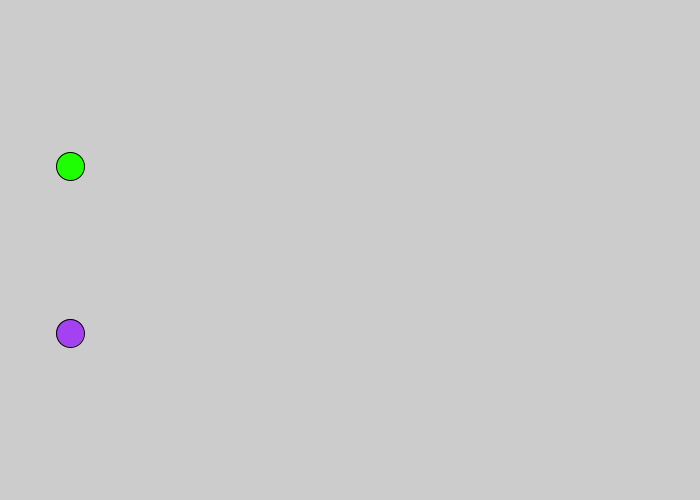
Frame 1 (no input)
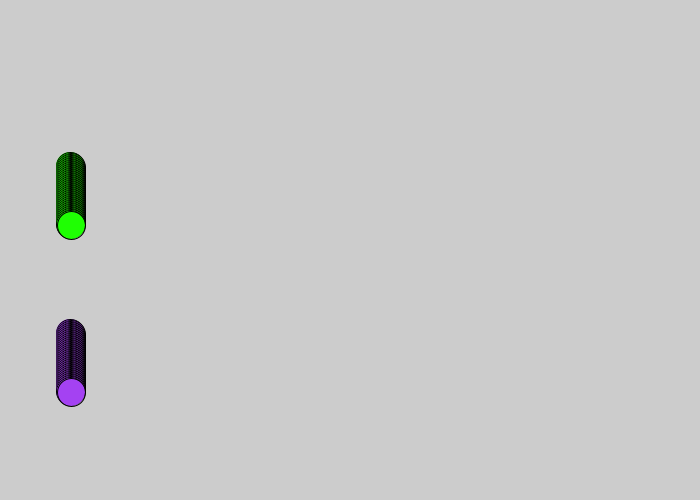
Frame 60 (the mouse pressed at the canvas centre just before this capture)
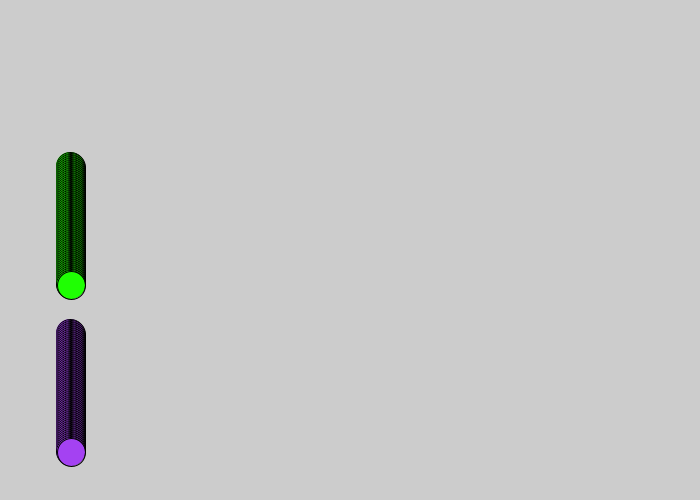
Frame 120 (the mouse held since frame 60 and released just before this capture)

The Processing sketch that drew these frames (run headless with seeded random() and noise(); from frame 60 on, the mouse is pressed at the canvas centre):

// Processing sketch: Pong
// ── Pong.pde
//Global Variables
Ball myBall;
Ball yourBall;
//
void setup()
{
  size(700, 500); //fullScreen(); displayWidth, displayHeight
  //ScreenSizeChecker() for Landscape, Portrait, square views (updated automatically for screen rotate)
  // Population
  myBall = new Ball(width*1/10, height*1/3, width*1/25, color(31, 255, 3), 1, 1);
  yourBall = new Ball(width*1/10, height*2/3, width*1/25, color(random(0, 255), random(255), random(255)), 1, 1);
  //
  println("Exciting ... not exciting");
  //exit(); //Exit Button here
  //
}//End setup
//
void draw()
{
  myBall.draw();
  yourBall.draw();
  //
  // Ball Objects bounce off each other ... only play to access either variable
  //For more than one ball, need to compare all objects even if scored
  int collisionDirection = myBall.xSpeed*yourBall.xSpeed;
  float collisionProximityX = abs (myBall.x - yourBall.x);
  float collisionProximityY = abs (myBall.y - yourBall.y);
  println (collisionDirection, collisionProximityX, collisionProximityY);
  //
  if (collisionProximityX <= myBall.diameter ) {
    myBall.xSpeed *= -1;
    yourBall.xSpeed *= -1;
  }
  if (collisionProximityY <= myBall.diameter ) {
    myBall.ySpeed *= -1;
    yourBall.ySpeed *= -1;
    /*
  if (collisionProximityX <= myBall.diameter && collisionProximityY <= myBall.diameter ) {
     myBall.xSpeed *= -1;
     yourBall.xSpeed *= -1;
     */
  }
}//End draw
//
void keyPressed() {
}//End keyPressed
//
void mousePressed() {
}//End mousePressed
//

// ── Ball.pde
class Ball {
  //Global Variables
  float x, y, diameter;
  int xSpeed, ySpeed;
  color colour;
  //
  Ball(float xParameter, float yParameter, float diamterParameter, color colourParameter, int xSpeedParameter, int ySpeedParameter) {
    this.x = xParameter;
    this.y = yParameter;
    this.diameter = diamterParameter;
    this.colour = colourParameter;
    xSpeed = xSpeedParameter;
    ySpeed = ySpeedParameter;
  }//End Constructor
  //
  void draw() {
    fill(colour);
    ellipse(x, y, diameter, diameter);
    //
    move();
    bounce();
  }//End draw
  //
  void move() {
    x += xSpeed;
    y += ySpeed;
  }//End move
  //
  void bounce() {
    //Nets and other GUI features not included yet
    if (x-diameter*1/2 < width*0 || x+diameter*1/2 > width) {
      xSpeed *= -1;
    }
    if (y-diameter*1/2 < height*0 || y+diameter*1/2 > height) {
      ySpeed *= -1;
    }
  }//End bounce
  //
}//End Ball
